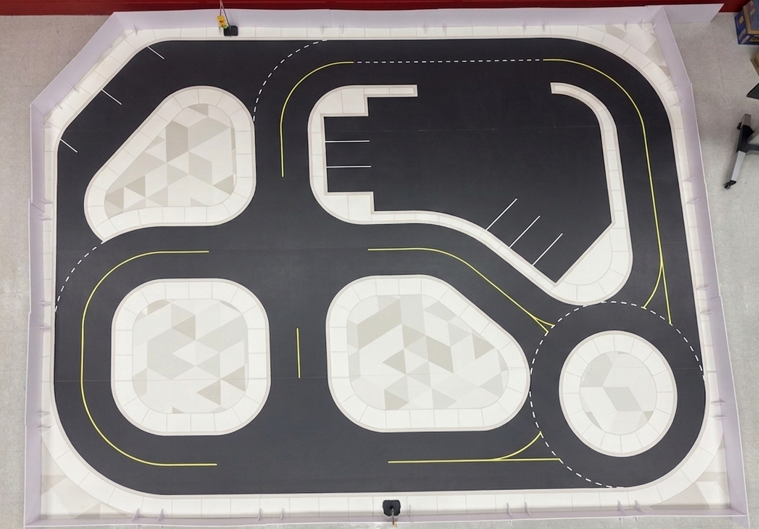
#> input picture IMG_4009.png, 759 x 529 px
$ python roadmap_visualizer.py
#> lines starting #> are read from the running program, lines starting #| are printed output that depends on the picture
### custom_roadmap.py
import numpy as np
from hal.utilities.path_planning import RoadMap

# ==========================================
# SCALING FACTOR - single source of truth
# Node positions and non-zero radii are multiplied by this factor.
# ==========================================
SCALE_FACTOR = 1.0

# ==========================================
# TRANSLATION OFFSET - move the roadmap without changing its shape
# ==========================================
X_OFFSET = 0.0
Y_OFFSET = 0.0

# ==========================================
# DEFAULT QUANSER NODE COORDINATES
# ==========================================
NODE_DATA_BASE = {
    0: (0.0000, 0.1302, -90.0),
    1: (0.2686, 0.0814, 90.0),
    2: (1.1274, -1.0847, 0.0),
    3: (1.1274, -0.8140, 180.0),
    4: (2.2548, 0.0814, 90.0),
    5: (1.9841, 0.0814, -90.0),
    6: (1.0134, 1.1009, 180.0),
    7: (1.2352, 0.8303, 0.0),
    8: (-0.7489, 1.1009, 180.0),
    9: (-0.7489, 0.8303, 0.0),
    10: (-1.2820, -0.4599, -42.0),
    11: (0.0000, 2.1632, -90.0),
    12: (0.0000, 1.8498, -90.0),
    13: (0.2686, 1.8498, 90.0),
    14: (2.2548, 2.9670, 90.0),
    15: (1.9841, 1.8498, -90.0),
    16: (0.9076, 3.7098, -80.6),
    17: (1.4660, 3.1512, -9.4),
    18: (0.6227, 3.0667, -138.0),
    19: (0.7916, 2.8592, 42.0),
    20: (0.0000, 4.4973, 180.0),
    21: (0.0000, 4.2267, 0.0),
    22: (-1.9841, 2.9670, -90.0),
    23: (-1.7155, 2.9670, 90.0),
}


class CustomRoadMap(RoadMap):
    """
    Hybrid RoadMap: Default node positions + proper road geometry radii.
    """

    def __init__(self, scale_factor=None, x_offset=None, y_offset=None):
        super().__init__()
        if scale_factor is None:
            scale_factor = SCALE_FACTOR
        if x_offset is None:
            x_offset = X_OFFSET
        if y_offset is None:
            y_offset = Y_OFFSET

        self.scale_factor = float(scale_factor)
        self.x_offset = float(x_offset)
        self.y_offset = float(y_offset)

        node_data = {
            node_id: (
                x * self.scale_factor + self.x_offset,
                y * self.scale_factor + self.y_offset,
                heading,
            )
            for node_id, (x, y, heading) in NODE_DATA_BASE.items()
        }

        # Edge configurations with proper default Quanser radius values
        # Format: [from_node, to_node, turn_radius]
        edgeConfigs_base = [
            [0, 2, 0.8913],
            [1, 7, 0.6217],
            [1, 8, 0.8913],
            [2, 4, 0.8913],
            [3, 1, 0.6217],
            [4, 6, 0.95],
            [5, 3, 0.6217],
            [6, 0, 0.8913],
            [6, 8, 0.0],
            [7, 5, 0.6217],
            [8, 10, 0.7122],
            [9, 0, 0.6217],
            [9, 7, 0.0],
            [10, 1, 0.6217],
            [10, 2, 0.6217],
            [1, 13, 0.0],
            [4, 14, 0.0],
            [6, 13, 0.6217],
            [7, 14, 0.8913],
            [8, 23, 0.6217],
            [9, 13, 0.8913],
            [11, 12, 0.0],
            [12, 0, 0.0],
            [12, 7, 0.8913],
            [12, 8, 0.6217],
            [13, 19, 0.6217],
            [14, 16, 0.6777],
            [14, 20, 0.6777],
            [15, 5, 0.8913],
            [15, 6, 0.6217],
            [16, 17, 0.6777],
            [16, 18, 0.6217],
            [17, 15, 0.6217],
            [17, 16, 0.6777],
            [17, 20, 0.6777],
            [18, 11, 0.7631],
            [19, 17, 0.6217],
            [20, 22, 0.8913],
            [21, 16, 0.6217],
            [22, 9, 0.8913],
            [22, 10, 0.8913],
            [23, 21, 0.6217],
        ]

        # Scale fixed radii (keep 0 as 0)
        edgeConfigs = [
            [from_node, to_node, radius if radius > 0 else 0]
            for from_node, to_node, radius in edgeConfigs_base
        ]

        # Add nodes with calibrated positions
        sorted_ids = sorted(node_data.keys())
        for node_id in sorted_ids:
            x, y, heading_deg = node_data[node_id]
            heading_rad = np.radians(heading_deg)
            self.add_node([x, y, heading_rad])

        # Add edges with proper radius values
        # The RoadMap class will use SCSPath to generate proper curved paths
        for edgeConfig in edgeConfigs:
            self.add_edge(*edgeConfig)

        # Check for failures but DO NOT fill with straight lines
        failed_edges = []
        for edge in self.edges:
            if edge.waypoints is None:
                from_id = self.nodes.index(edge.fromNode)
                to_id = self.nodes.index(edge.toNode)
                dist = np.linalg.norm(
                    edge.toNode.pose[:2, :] - edge.fromNode.pose[:2, :]
                )
                failed_edges.append((from_id, to_id, dist))


# [6 lines that do not run on import are left out]

### roadmap_visualizer.py
import os
import math
import numpy as np
import matplotlib.pyplot as plt
from PIL import Image
import custom_roadmap  # Import the module so we can modify its dictionary in memory
from custom_roadmap import CustomRoadMap
from hal.utilities.path_planning import RoadMap

# 1. Define the exact node sequence
nodeSequence = [
    # Lap 1
    10, 2, 4, 6, 8, 23, 21, 16, 18, 11, 12, 7, 14, 20, 22, 9, 13, 19, 17, 15, 5, 3, 1, 8,
    # Lap 2
    10, 1, 7, 5, 3, 1, 13, 19, 17, 20, 22,
    # Lap 3
    10, 2, 4, 14, 16, 17, 15, 6, 0, 2, 4, 6, 13, 19, 17, 16, 18, 11, 12, 8,
    # Lap 4
    10, 1, 8, 23, 21, 16, 18, 11, 12, 0, 2, 4, 14, 20, 22, 9, 7, 14, 20, 22, 9, 0, 2, 4, 6, 8, 10,
]

class InteractiveRoadmapTool:
    def __init__(self):
        self.fig, self.ax = plt.subplots(figsize=(10, 12))
        self.fig.canvas.manager.set_window_title('Interactive Dynamic Curve Tuner')

        self.selected_node_id = None
        self.scatter_plot = None
        self.path_line = None
        self.node_texts = {}

        self.setup_plot()

        self.fig.canvas.mpl_connect('button_press_event', self.on_press)
        self.fig.canvas.mpl_connect('motion_notify_event', self.on_motion)
        self.fig.canvas.mpl_connect('button_release_event', self.on_release)

    # [46 lines left out: function check_map_health, not called in this run]
    def setup_plot(self):
        self.ax.clear()
        self.ax.set_aspect("equal", adjustable="box")
        self.ax.axis("off")

        script_dir = os.path.dirname(os.path.abspath(__file__))
        img_path = os.path.join(script_dir, "IMG_4009.png")
        try:
            bg_img = Image.open(img_path).transpose(Image.ROTATE_90)
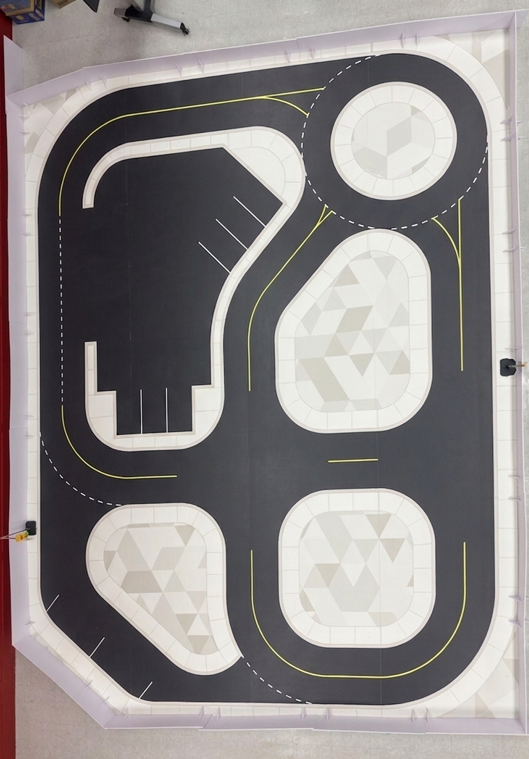
#> bg_img: PIL image 529x759 RGBA; mean R, G, B, A 142, 137.6, 137.6, 255
            self.ax.imshow(bg_img, extent=[-3.0, 3.0, -1.5, 5.5], alpha=0.7)
        except FileNotFoundError:
            pass

        # Generate initial path
        roadmap = CustomRoadMap()

        # Run our diagnostic check immediately on startup!
        self.check_map_health(roadmap)

        waypointSequence = roadmap.generate_path(nodeSequence)

        if waypointSequence is not None:
            (self.path_line,) = self.ax.plot(
                waypointSequence[0, :], waypointSequence[1, :],
                color="#1f77b4", linewidth=2.5, zorder=2
            )
        else:
            (self.path_line,) = self.ax.plot([], [], color="#1f77b4", linewidth=2.5, zorder=2)

        # Plot Nodes
        node_x = [node.pose[0, 0] for node in roadmap.nodes]
        node_y = [node.pose[1, 0] for node in roadmap.nodes]

        self.scatter_plot = self.ax.scatter(node_x, node_y, color="red", s=80, zorder=5, picker=True)

        for i, node in enumerate(roadmap.nodes):
            txt = self.ax.annotate(
                str(i), (node_x[i], node_y[i]),
                textcoords="offset points", xytext=(5, 5),
                ha="center", fontsize=11, fontweight="bold", color="darkred", zorder=6
            )
            self.node_texts[i] = txt

    # [55 lines left out: functions on_press, on_motion, on_release, not called in this run]

if __name__ == "__main__":
    print("Launching Interactive Roadmap Tuner...")
#> (the run stopped early here; a loop or call above may not have finished)
